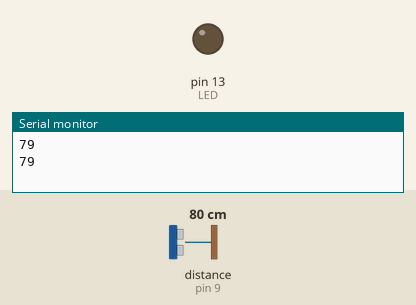
Bench run of a sketch on a simulated Arduino Uno, built with avr-gcc and run on an emulated ATmega328P. On the bench: output pins drawn as LEDs (lit = HIGH), the last lines printed to the serial monitor. The test bench sets the inputs (shaded band); at power-on: distance to the obstacle (sensor on pin 9) 80 cm. The echo pulse lasts 58.3 µs per cm; pins used as bus, display or sensor lines are not drawn.

Above: at 10.8 s.
10.9 s: distance to the obstacle (sensor on pin 9) set to 23 cm
18.4 s: distance to the obstacle (sensor on pin 9) set to 18 cm
At 22.6 s:
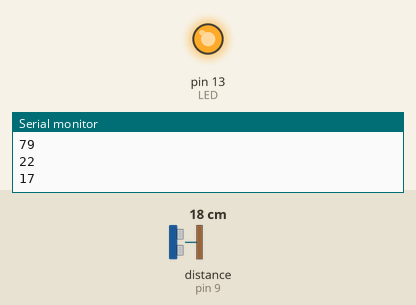
30.5 s: distance to the obstacle (sensor on pin 9) set to 35 cm
38.0 s: distance to the obstacle (sensor on pin 9) set to 2 cm
At 40.8 s:
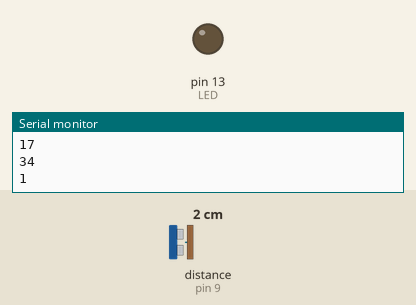
Timing chart, 0 to 49.5 s (numbered marks = the images above; inputs shaded):
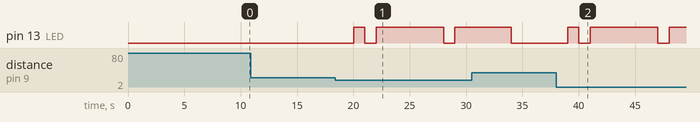

The sketch:

ultrasonic_sensorNoText.ino
```cpp
#define LED 13

const int trigPin = 10;
const int echoPin = 9;
//const int buzzerPin = 11;

long duration;
int distance;

void setup() {
  pinMode(trigPin, OUTPUT);
  pinMode(echoPin, INPUT);
  //pinMode(buzzerPin, OUTPUT);
  pinMode(LED, OUTPUT);
  Serial.begin(9600);
}
void loop() {
  digitalWrite(trigPin, LOW);
  delay(5000); //creates 5 second delay between each read

  digitalWrite(trigPin, HIGH);
  delayMicroseconds(10);
  digitalWrite(trigPin, LOW);

  duration = pulseIn(echoPin, HIGH);
  distance = duration * 0.034 / 2;

  //Serial.print("You're sitting ");
  Serial.println(distance);
  //Serial.print("cm from the computer. ");

  checkDistance();
}

void checkDistance() {
  //if user is sitting too closer to the PC, it will suggest moving further away
  if (distance < 20) {
    //Serial.println(" You're too far from the computer,  I suggest you moved closer from the device");
    flashLED();
    //tone(buzzerPin, 100);
  }

  //if user is sitting at a healthy distance instructions will be provided
  else if (distance > 21 and distance < 200) {
    digitalWrite(LED, LOW);
    //Serial.println("You're sitting at an apporpriate distance.");
    //Serial.println("Remember to frequently stand up and hydrate");
    //delay(1000 * 60 * 5); //5 minute delay
    loop();
  }

  //if user is sitting too far from the PC, it will suggest moving closer to the device
  else if (distance > 201) {
    //Serial.println(" You're sitting too far from the computer, I suggest you moved closer to the device");
    flashLED();

    //tone(buzzerPin, 100);
  }
}

void flashLED() {
  digitalWrite(LED, HIGH);
  delay(1000);
  digitalWrite(LED, LOW);
  delay(1000);
  digitalWrite(LED, HIGH);
}
```

Measured:
- the behaviour switches between 21 and 20 cm on distance to the obstacle (sensor on pin 9) (found by bisection; images 0 and 1)
- after the input at 18.4 s, pin 13 (LED): goes HIGH 1.0 s, LOW 1.0 s, HIGH 6.0 s, LOW 1.0 s, then HIGH, starting after 1.6 s
- after the input at 38.0 s, pin 13 (LED): goes HIGH 1.0 s, LOW 1.0 s, HIGH 6.0 s, LOW 1.0 s, then HIGH, starting after 1.0 s
